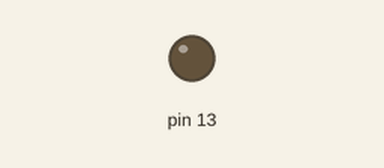
The sketch below on a simulated Arduino Uno, built with avr-gcc and run on an emulated ATmega328P. On the bench: output pins drawn as LEDs (lit = HIGH). What the sketch prints to the serial monitor is not drawn.

Above: at 0.1 s.
At 10.1 s:
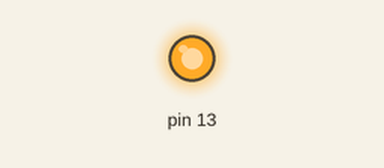
Timing chart, 0 to 22.5 s (numbered marks = the images above):
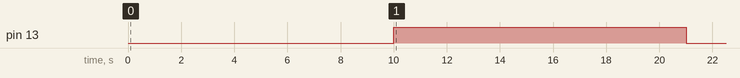

The sketch:

mills___code.ino
```cpp
  int time;

void setup()

{
  // pinMode(7,INPUT);
  Serial.begin(9600);
  pinMode(13,OUTPUT);
  // put your setup code here, to run once:
  time=0;
}

void loop()
{
  time = millis()/1000;
  if(( time <=20) && (time >=10) )
  {
    digitalWrite(13,HIGH);
  }
  else if(time >=20)
  {
     digitalWrite(13,LOW);

  }
    Serial.print("Time:");
    Serial.print(time);
    Serial.print("\n");


  // put your main code here, to run repeatedly:

}
```

Measured:
- by itself, pin 13: LOW → HIGH at 10.0 s, → LOW 11.0 s later
